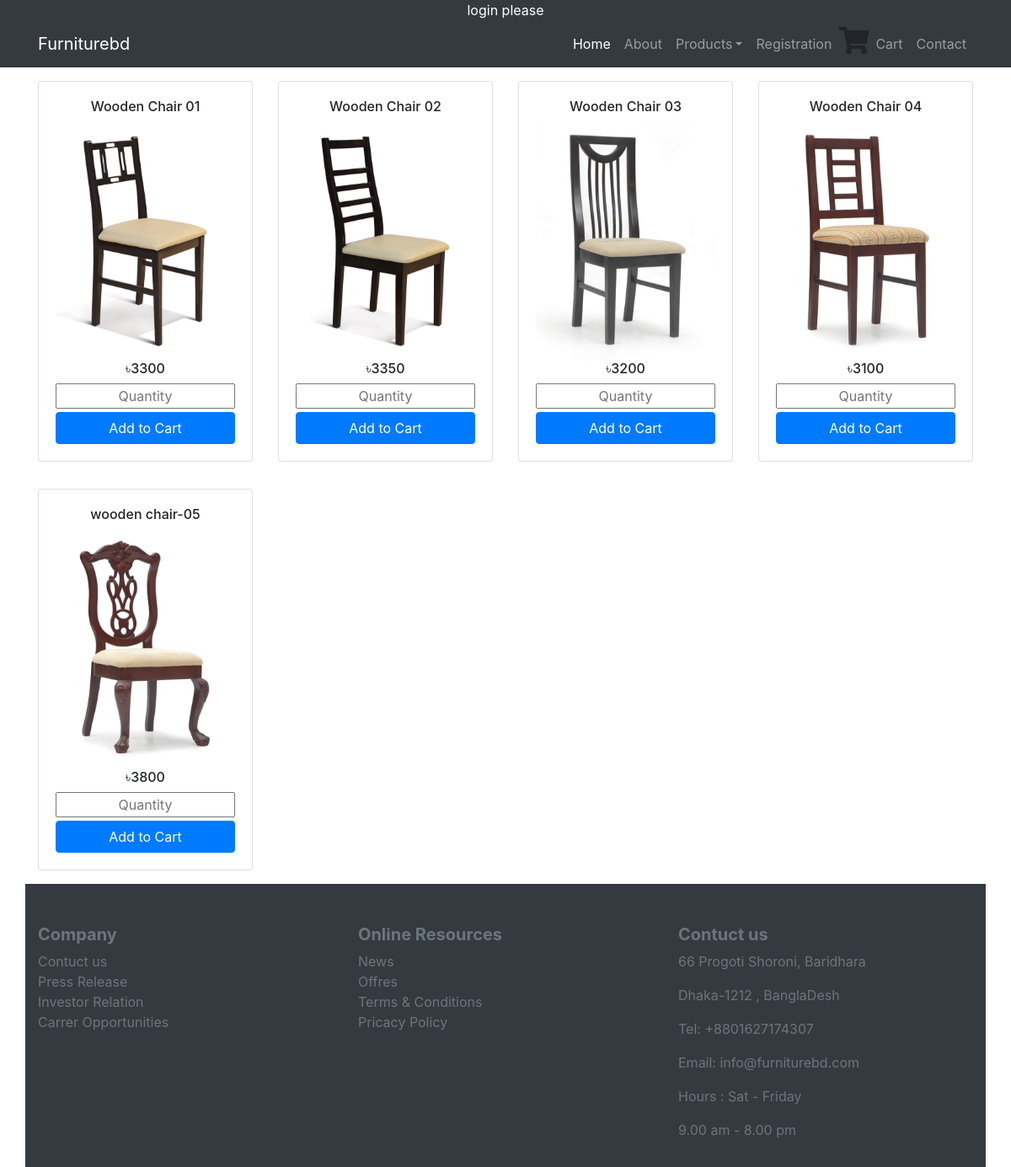
Screenshot of /item.php?name=chair with the database file from the repository.
### tables this page shows
CREATE TABLE `productdetails` (
  `id` int(11) NOT NULL,
  `productId` int(11) NOT NULL,
  `name` varchar(255) NOT NULL,
  `image` varchar(255) NOT NULL,
  `price` float NOT NULL
);

### item.php (the view, shortened to what this page needs)
<!doctype html>
<html lang="en">
  <head>
    <link rel="stylesheet" href="https://maxcdn.bootstrapcdn.com/bootstrap/4.0.0/css/bootstrap.min.css">
    <link rel="stylesheet" href="https://use.fontawesome.com/releases/v5.8.1/css/all.css">
  </head>
  <body>
    <div class="text-center bg-dark text-white">
        <?php
        if(isset($_SESSION['username']))
            echo $_SESSION['username'];
        else
            echo "login please";
        ?>
    </div>
    <nav class="navbar navbar-expand-lg navbar-dark bg-dark">
        <div class="container">
             <a class="navbar-brand" href="#">Furniturebd</a>
                <div class="collapse navbar-collapse" id="navbarSupportedContent">
                <ul class="navbar-nav ml-auto">
                    <li class="nav-item active">
                        <a class="nav-link" href="index.php">Home </a>
                    </li>
                    <li class="nav-item">
                        <a class="nav-link" href="#">About</a>
                    </li>
                    <li class="nav-item dropdown">
                                        <a class="nav-link dropdown-toggle" href="#" id="navbarDropdown" role="button" data-toggle="dropdown">Products</a>
                    </li>
                    <li class="nav-item">
                        <a class="nav-link" href="registration.php">Registration</a>
                   </li>
                   <li class="nav-item">
                   <div class="btn-group">
                       <i class="fas fa-shopping-cart fa-2x "></i>
                       <a class="nav-link" href="cart.php">Cart</a>
                   </div>
                   </li>
                   <li class="nav-item">
                        <a class="nav-link" href="contact.php">Contact</a>
                   </li>
                </ul>
              </div>
         </div>
    </nav>
    <?php
        $connection = mysqli_connect('localhost','root');
        mysqli_select_db($connection,'Furniturebd');
        $getName = $_GET['name'];
        $query = "SELECT productId FROM `product` where name = '$getName' ";
        $queryfire = mysqli_query($connection,$query);
        $num = mysqli_num_rows($queryfire);
        if($num>0)
        {
            while($product = mysqli_fetch_array($queryfire))
            {
                $p = $product['productId'];
            }
         }
      ?>
        <div class="container">
        <div class="row">
            <?php
                $connection = mysqli_connect('localhost','root');
                mysqli_select_db($connection,'Furniturebd');
                    if($connection)
                    {
                        $getName = $_GET['name'];
                        $query = "SELECT productId FROM `product` where name = '$getName' ";
                        $queryfire = mysqli_query($connection,$query);
                        $num = mysqli_num_rows($queryfire);
                        if($num>0)
                        {
                            while($product = mysqli_fetch_array($queryfire))
                            {
                                $p = $product['productId'];
                            }
                        }
                        $queryForProducts = "SELECT * FROM `productdetails` WHERE productId='$p'";
                        $queryfire = mysqli_query($connection,$queryForProducts);
                        $rowCount = mysqli_num_rows($queryfire);
                        if($rowCount > 0)
                        {
                            while($product = mysqli_fetch_array($queryfire))
                            {
                            ?>
                                  <div class="col-lg-3 col-md-6 col-sm-12 ">
                                      <form method="post" action="">
                                          <div class="card mb-3 mt-3 ">
                                              <div class="card-body">
                                                 <h6 class="text-center"> <?php echo $product['name'] ?></h6>
                                                  <img class="img-fluid" src="<?php echo $product['image']; ?>" alt="image not found :( ">
                                                  <h6 class="text-center"> &#2547;<?php echo $product['price'] ?></h6>
                                                  <div>
                                                      <input type="text" name="qty" class="from-control text-center col-12 mb-1" placeholder="Quantity">
                                                  </div>
                                                  <div>
                                                      <input type="submit" name="add" value="Add to Cart" class="btn btn-primary btn-block">
                                                  </div>
                                              </div>
                                          </div>
                                      </form>
                                  </div>
                               <?php
                            }
                        }
                    }
                ?>
        </div>
    </div>
        <div class="container">
        <div class="row bg-dark">
            <div class="col-lg-4 col-md-12 cpl-sm-12 float-lg-left float-md-left mt-5">
               <div>
                   <h5 class = "font-weight-bold text-secondary">Company</h5>
               </div>
                <div>
                    <a class="text-secondary" href="">Contuct us</a>
                </div>
                <div>
                    <a class="text-secondary" href="">Press Release</a>
                </div>
                <div>
                    <a class="text-secondary" href="">Investor Relation</a>
                </div>
                <div>
                    <a class="text-secondary" href="">Carrer Opportunities</a>
                </div>
            </div>
            <div class="col-lg-4 col-md-12 cpl-sm-12 float-lg-left float-md-left mt-5">
               <div>
                   <h5 class = "font-weight-bold text-secondary">Online Resources</h5>
               </div>
                <div>
                    <a class="text-secondary" href="">News</a>
                </div>
                <div>
                    <a class="text-secondary" href="">Offres</a>
                </div>
                <div>
                    <a class="text-secondary" href="">Terms &amp; Conditions</a>
                </div>
                <div>
                    <a class="text-secondary" href="">Pricacy  Policy</a>
                </div>
            </div>
            <div class="col-lg-4 col-md-12 cpl-sm-12 float-lg-left float-md-left mt-5 mb-3">
               <div>
                   <h5 class = "font-weight-bold text-secondary">Contuct us</h5>
               </div>
                <div>
                    <p class="text-secondary">66 Progoti Shoroni, Baridhara</p>
                </div>
                <div>
                    <p class="text-secondary" >Dhaka-1212 , BanglaDesh</p>
                </div>
                <div>
                    <p class="text-secondary" >Tel: +8801627174307</p>
                </div>
                <div>
                    <p class="text-secondary">Email: info&#64;furniturebd.com </p>
                </div>
                <div>
                    <p class="text-secondary">Hours : Sat - Friday</p>
                </div>
                <div>
                    <p class="text-secondary">9.00 am - 8.00 pm</p>
                </div>
            </div>
        </div>
    </div>
</body>
</html>

### rows the page displays
productdetails: name "Wooden Chair 01", image (picture), price "3300"
productdetails: name "Wooden Chair 02", image (picture), price "3350"
productdetails: name "Wooden Chair 03", image (picture), price "3200"
productdetails: name "Wooden Chair 04", image (picture), price "3100"
productdetails: name "wooden chair-05", image (picture), price "3800"
